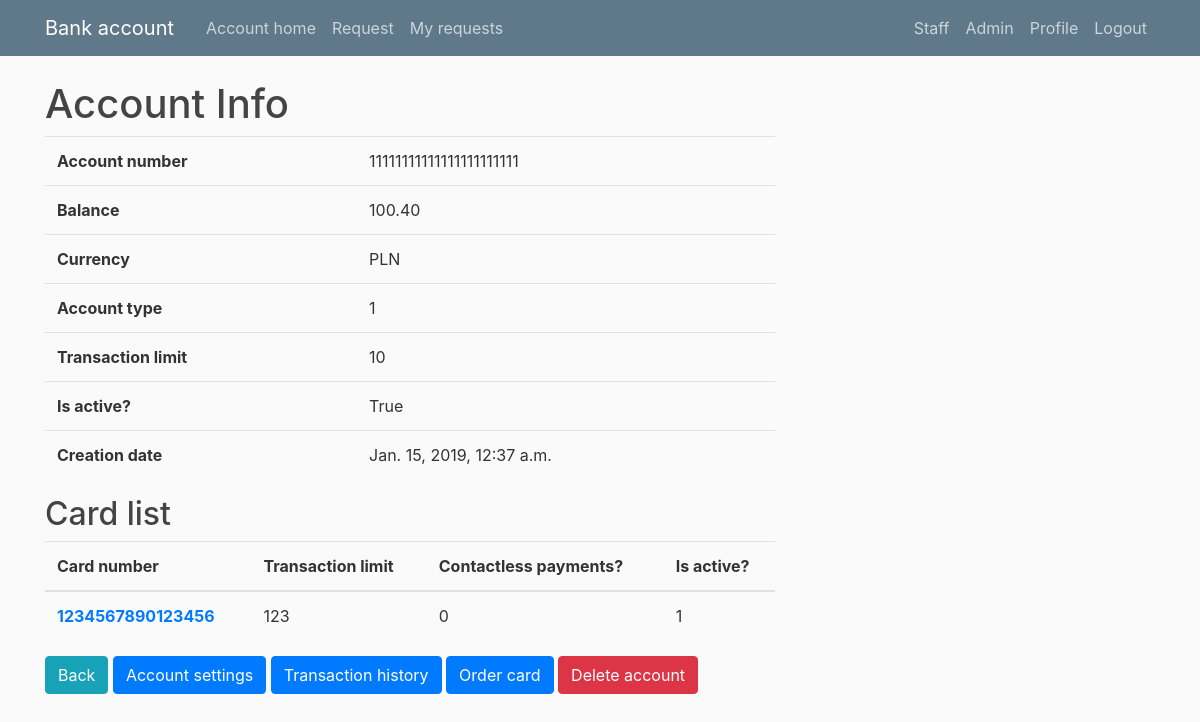
Page /account/1/ (signed in) on the earlier database version.
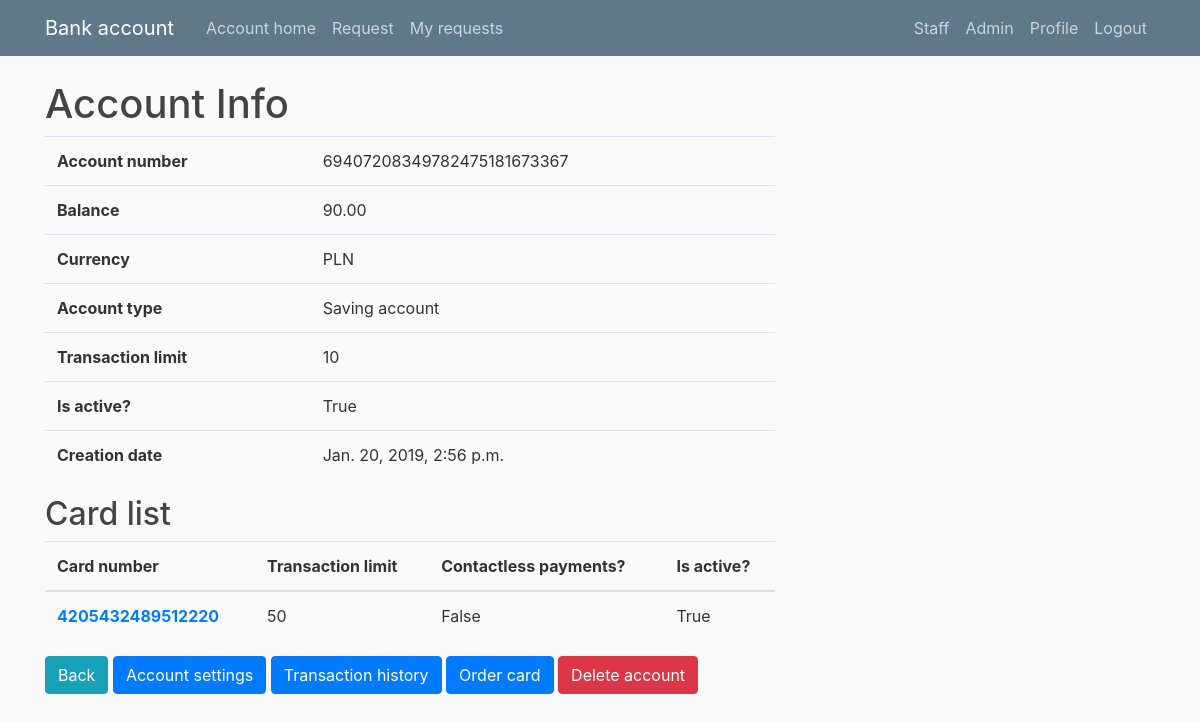
Same page on the later database version.
### client/models.py (models this page shows, shortened)
class Account(models.Model):
    def rand_account_number():
        account_nr = str(random.randint(0, 9))
        for i in range(25):
            account_nr += str(random.randint(0, 9))
        return account_nr
    CURRENCIES_CHOICE = [
        ('EUR', 'EUR'),
        ('PLN', 'PLN'),
        ('USD', 'USD'),
        ('JPY', 'JPY'),
        ('GBP', 'GBP'),
        ('CHF', 'CHF'),
        ('SAR', 'SAR'),
        ('RUB', 'RUB'),
        ('KRW', 'KRW')
    ]
    ACCOUNT_TYPE_CHOICES = [
        ('Normal account', 'Normal account'),
        ('Saving account', 'Saving account')
    ]
    account_number = models.CharField(
        default=rand_account_number, max_length=26, unique=True)
    user = models.ForeignKey(CustomUser, on_delete=models.CASCADE)
    balance = models.DecimalField(default=0, max_digits=10, decimal_places=2)
    transaction_limit = models.IntegerField(default=10)
    currency = models.CharField(
        default='PLN', max_length=3, choices=CURRENCIES_CHOICE)
    is_active = models.BooleanField(default=True)
    creation_date = models.DateTimeField(default=timezone.now)
    account_type = models.CharField(
        default='Normal account', max_length=15, choices=ACCOUNT_TYPE_CHOICES)

class Card(models.Model):
    def rand_cvv():
        cvv = str(random.randint(0, 9))
        cvv += str(random.randint(0, 9))
        cvv += str(random.randint(0, 9))
        return cvv
    def rand_card_number():
        card_nr = str(random.randint(0, 9))
        for i in range(15):
            card_nr += str(random.randint(0, 9))
        return card_nr
    account_number = models.ForeignKey(Account, on_delete=models.CASCADE)
    card_number = models.CharField(default=rand_card_number, max_length=16)
    cvv = models.CharField(default=rand_cvv, max_length=3)
    is_nfc = models.BooleanField(default=False)
    is_active = models.BooleanField(default=True)
    transaction_limit = models.IntegerField(default=50)

### client/views.py (the view)
# urls.py: re_path(r'^account/(?P<oid>[0-9]+)/$',
@login_required
def account(request, oid):
    account = get_object_or_404(Account, id=oid)
    if account.user == request.user:
        if account.user == request.user:
            cards = Card.objects.filter(account_number_id=oid)
            context = {
                'account': account,
                'cards': cards
            }
        return render(request, 'client/account.html', context)
    return render(request, "users/validation_error.html")

### client/templates/client/account.html
{% extends "client/base.html" %}
{% block content %}
<h1>Account Info</h1>
<table class="table">
    <tbody>
        <tr>
            <th scope="col">Account number</th>
            <td>{{ account.account_number }}</td>
        </tr>
        <tr>
            <th scope="row">Balance</th>
            <td>{{ account.balance }}</td>
        </tr>
        <tr>
            <th scope="row">Currency</th>
            <td>{{ account.currency }}</td>
        </tr>
        <tr>
            <th scope="row">Account type</th>
            <td>{{ account.account_type }}</td>
        </tr>
        <tr>
            <th scope="row">Transaction limit</th>
            <td>{{ account.transaction_limit }}</td>
        </tr>
        <tr>
            <th scope="row">Is active?</th>
            <td> {{ account.is_active }} </td>
        </tr>
        <tr>
            <th scope="row">Creation date</th>
            <td>{{ account.creation_date }}</td>
        </tr>
    </tbody>
</table>
<h2>Card list</h2>
<table class="table">
    <thead>
        <tr>
            <th scope="col">Card number</th>
            <th scope="col">Transaction limit</th>
            <th scope="col">Contactless payments?</th>
            <th scope="col">Is active?</th>
        </tr>
    </thead>
    {% for card in cards %}
    <tbody>
        <tr>
            <th scope="row">
                <a class="navbar-link" href="{% url 'card' oid=account.id coid=card.id %}">
                    {{ card.card_number }}
                </a>
            </th>
            <td>{{ card.transaction_limit }}</td>
            <td>{{ card.is_nfc }}</td>
            <td>{{ card.is_active }}</td>
        </tr>
        {% endfor %}
    </tbody>
</table>
<div class="form-group">
    <a href="{% url 'home' %}" class="btn btn-info" type="button">
        Back
    </a>
    <a href="{% url 'edit_account' oid=account.id %}" class="btn btn-primary" type="button">
        Account settings
    </a>
    <a href="{% url 'transaction_history' oid=account.id %}" class="btn btn-primary" type="button">
        Transaction history
    </a>
    <a href="{% url 'order_card' oid=account.id %}" class="btn btn-primary" type="button">
        Order card
    </a>
    {% if account.balance >= 0 %}
    <a href="{% url 'delete_account' oid=account.id %}" class="btn btn-danger" type="button">
        Delete account
    </a>
    {% endif %}
</div>
{% endblock %}

### client/templates/client/base.html (shortened to what this page needs)
{% load static %}
<!DOCTYPE html>
<html>
<head>
    <link rel="stylesheet" href="https://maxcdn.bootstrapcdn.com/bootstrap/4.0.0/css/bootstrap.min.css"
>
    <link rel="stylesheet" type="text/css" href="{% static 'clientapp/main.css' %}">
</head>
<body>
    <header class="site-header">
        <nav class="navbar navbar-expand-md navbar-dark bg-steel fixed-top">
            <div class="container">
                <a class="navbar-brand mr-4" href="{% url 'home' %}">Bank account</a>
                <div class="collapse navbar-collapse" id="navbarToggle">
                    <div class="navbar-nav mr-auto">
                        <a class="nav-item nav-link" href="{% url 'home' %}">Account home</a>
                        <a class="nav-item nav-link" href="{% url 'send_request' %}">Request</a>
                        <a class="nav-item nav-link" href="{% url 'my_requests' %}">My requests</a>
                    </div>
                    <div class="navbar-nav">
                        {% if user.is_authenticated %}
                        {% if user.is_staff %}
                        <a class="nav-item nav-link" href="{% url 'worker_home' rot=0 %}">Staff</a>
                        {% endif %}
                        {% if user.is_superuser %}
                        <a class="nav-item nav-link" href="/admin">Admin</a>
                        {% endif %}
                        <a class="nav-item nav-link" href="{% url 'profile' %}">Profile</a>
                        <a class="nav-item nav-link" href="{% url 'logout' %}">Logout</a>
                        {% else %}
                        <a class="nav-item nav-link" href="{% url 'login' %}">Login</a>
                        <a class="nav-item nav-link" href="{% url 'register' %}">Register</a>
                        {% endif %}
                    </div>
                </div>
            </div>
        </nav>
    </header>
    <main role="main" class="container">
        <div class="row">
            <div class="col-md-8">
                {% block content %}{% endblock %}
            </div>
        </div>
    </main>
</body>
</html>

### client/static/clientapp/main.css (style rules this page uses)
body { background: #fafafa; color: #333333; margin-top: 5rem; }
h1, h2, h3, h4, h5, h6 { color: #444444; }
.bg-steel { background-color: #5f788a; }
.site-header .navbar-nav .nav-link { color: #cbd5db; }

Differences in the rows shown:
removed Card: card_number "1234567890123456", transaction_limit "123", is_nfc "0", is_active "1"
changed Account "PLN": account_number "11111111111111111111111" → "69407208349782475181673367"; balance "100.40" → "90.00"; account_type "1" → "Saving account"; creation_date "Jan. 15, 2019, 12:37 a.m." → "Jan. 20, 2019, 2:56 p.m."
added Card: card_number "4205432489512220", transaction_limit "50", is_nfc "False", is_active "True"
